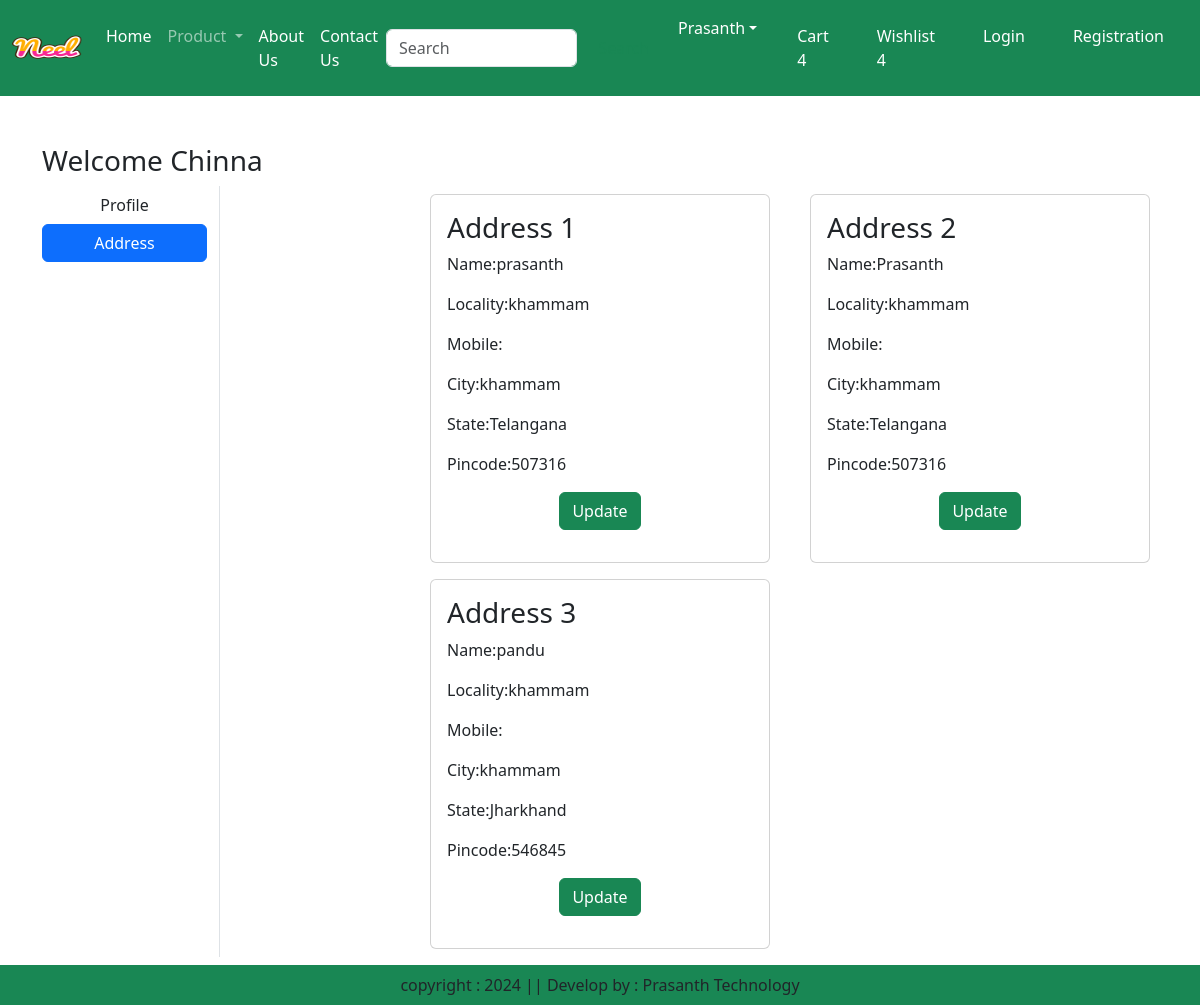
/address/ (signed in), run on the app's committed database.
### app/models.py (models this page shows, shortened)
class Customer(models.Model):
    user = models.ForeignKey(User,on_delete=models.CASCADE)
    name =  models.CharField(max_length=200)
    locality = models.CharField(max_length=200)
    city = models.CharField(max_length=50)
    zipcode = models.IntegerField()
    state = models.CharField(choices=STATE_CHOICES, max_length=100)

### app/views.py (the view)
# urls.py: path('address/',views.address,name='address'),
def address(request):
    add = Customer.objects.filter(user=request.user)
    return render(request,'address.html',locals())

### app/templates/address.html (shortened to what this page needs)
{% extends 'base.html' %}
{% load static %}
{% block main-content %}
<div class="container my-5">
    <div class="row">
        <h3>Welcome <span class="text-capitalize">{{request.user}}</span></h3>
        <div class="col-sm-2 border-end">
            <ul class='list-unstyled'>
                <li class="d-grid"><a href="{% url 'profile' %}" class="btn">Profile</a></li>
                <li class="d-grid"><a href="{% url 'address' %}" class="btn btn-primary" >Address</a></li>
            </ul>
        </div>
        <div class="col-sm-8 offset-sm-2">
            <div class="row">
                {% for ad in add %}
                <div class="col-sm-6">
                    <div class="card m-2">
                        <div class="card-body">
                            <h3>Address {{forloop.counter}}</h3>
                            <p>Name:{{ad.name}}</p>
                            <p>Locality:{{ad.locality}}</p>
                            <p>Mobile:{{ad.mobile}}</p>
                            <p>City:{{ad.city}}</p>
                            <p>State:{{ad.state}}</p>
                            <p>Pincode:{{ad.zipcode}}</p>
                            <p class="text-center"> <a href="{% url 'UpdateAddress' pk=ad.id %}" type="button" class="btn btn-success">Update</a></p>
                        </div>
                    </div>
                </div>
                {% endfor %}
            </div>
        </div>
    </div>
</div>
{% endblock main-content %}

### data on the page
Customer: name "prasanth", locality "khammam", city "khammam", state "Telangana", zipcode "507316"
Customer: name "Prasanth", locality "khammam", city "khammam", state "Telangana", zipcode "507316"
Customer: name "pandu", locality "khammam", city "khammam", state "Jharkhand", zipcode "546845"

### other printed values
{{ request.user }} "Chinna"
